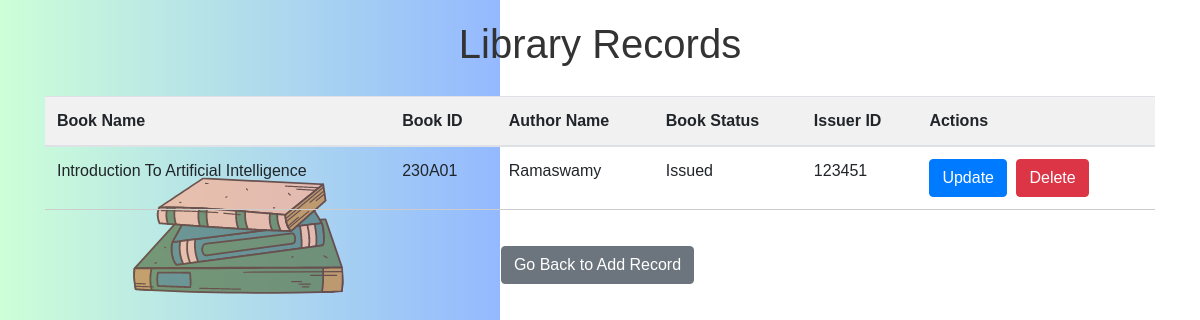
The app's page /view, older data.
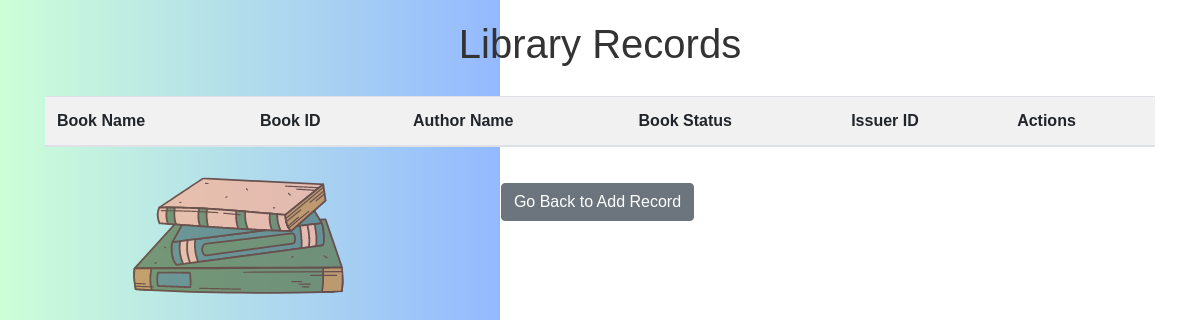
The same page, newer data.
### tables this page shows
CREATE TABLE Library (BK_NAME TEXT, BK_ID TEXT PRIMARY KEY NOT NULL, AUTHOR_NAME TEXT, BK_STATUS TEXT, CARD_ID TEXT);

### app.py (the view)
@app.route("/view")
def view_records():
    db = get_db()
    cursor = db.cursor()
    cursor.execute("SELECT * FROM Library")
    records = cursor.fetchall()
    return render_template("view.html", records=records)

### app.py (called while the page is built)
def get_db():
    db = getattr(g, "_database", None)
    if db is None:
        db = g._database = sqlite3.connect(app.config["DATABASE"])
    return db

@app.teardown_appcontext
def close_connection(exception):
    db = getattr(g, "_database", None)
    if db is not None:
        db.close()

### templates/view.html (shortened to what this page needs)
<!DOCTYPE html>
<html>
<head>
  <link rel="stylesheet" href="https://stackpath.bootstrapcdn.com/bootstrap/4.5.2/css/bootstrap.min.css">
</head>
<body>
  <div class="container">
    <h1>Library Records</h1>
    <div class="table-responsive">
      <table class="table">
        <thead>
          <tr>
            <th scope="col">Book Name</th>
            <th scope="col">Book ID</th>
            <th scope="col">Author Name</th>
            <th scope="col">Book Status</th>
            <th scope="col">Issuer ID</th>
            <th scope="col">Actions</th>
          </tr>
        </thead>
        <tbody>
          {% for record in records %}
          <tr>
            <td>{{ record[0] }}</td>
            <td>{{ record[1] }}</td>
            <td>{{ record[2] }}</td>
            <td>{{ record[3] }}</td>
            <td>{{ record[4] }}</td>
            <td>
              <a href="/update/{{ record[1] }}" class="btn btn-primary">Update</a>
              <a href="/delete/{{ record[1] }}" class="btn btn-danger">Delete</a>
            </td>
          </tr>
          {% endfor %}
        </tbody>
      </table>
    </div>
    <div class="button-container">
      <a href="/" class="btn btn-secondary">Go Back to Add Record</a>
    </div>
  </div>
</body>
</html>

Row changes from the older to the newer data that the page shows:
removed Library: BK_NAME "Introduction To Artificial Intelligence", BK_ID "230A01", AUTHOR_NAME "Ramaswamy", BK_STATUS "Issued", CARD_ID "123451"
